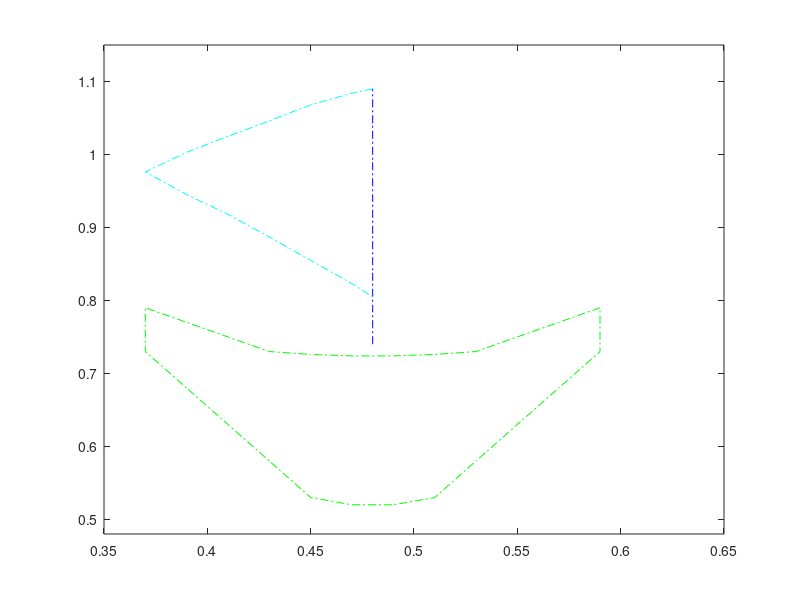

Source code (MATLAB):
% Payton Dillon
% Computational Tools
% Portfolio Graph
% 4/28/22

x1 = [0.59,0.57,0.55,0.53,0.51,0.49,0.47,0.45,0.43,0.41,0.39,0.37,0.37,0.39,0.41,0.43,0.45,0.47,0.49,0.51,0.53,0.55,0.57,0.59,0.59];
y1 = [0.79,0.77,0.75,0.73,0.726,0.724,0.724,0.726,0.73,0.75,0.77,0.79,0.73,0.68,0.63,0.58,0.53,0.52,0.52,0.53,0.58,0.63,0.68,0.73,0.79];

x2 = [0.48,0.48,0.48,0.48,0.48,0.48,0.48,0.48];
y2 = [0.74,0.79,0.84,0.89,0.94,0.99,1.04,1.09];

x3 = [0.48,0.47,0.45,0.43,0.41,0.39,0.37,0.39,0.41,0.43,0.45,0.47,0.48];
y3 = [1.09,1.084,1.068,1.046,1.025,1.003,0.976,0.945,0.918,0.887,0.855,0.823,0.805];

plot(x1,y1,'-.g',x2,y2,'-.b',x3,y3,'-.c')
axis([0.35,0.65,0.48,1.15])

